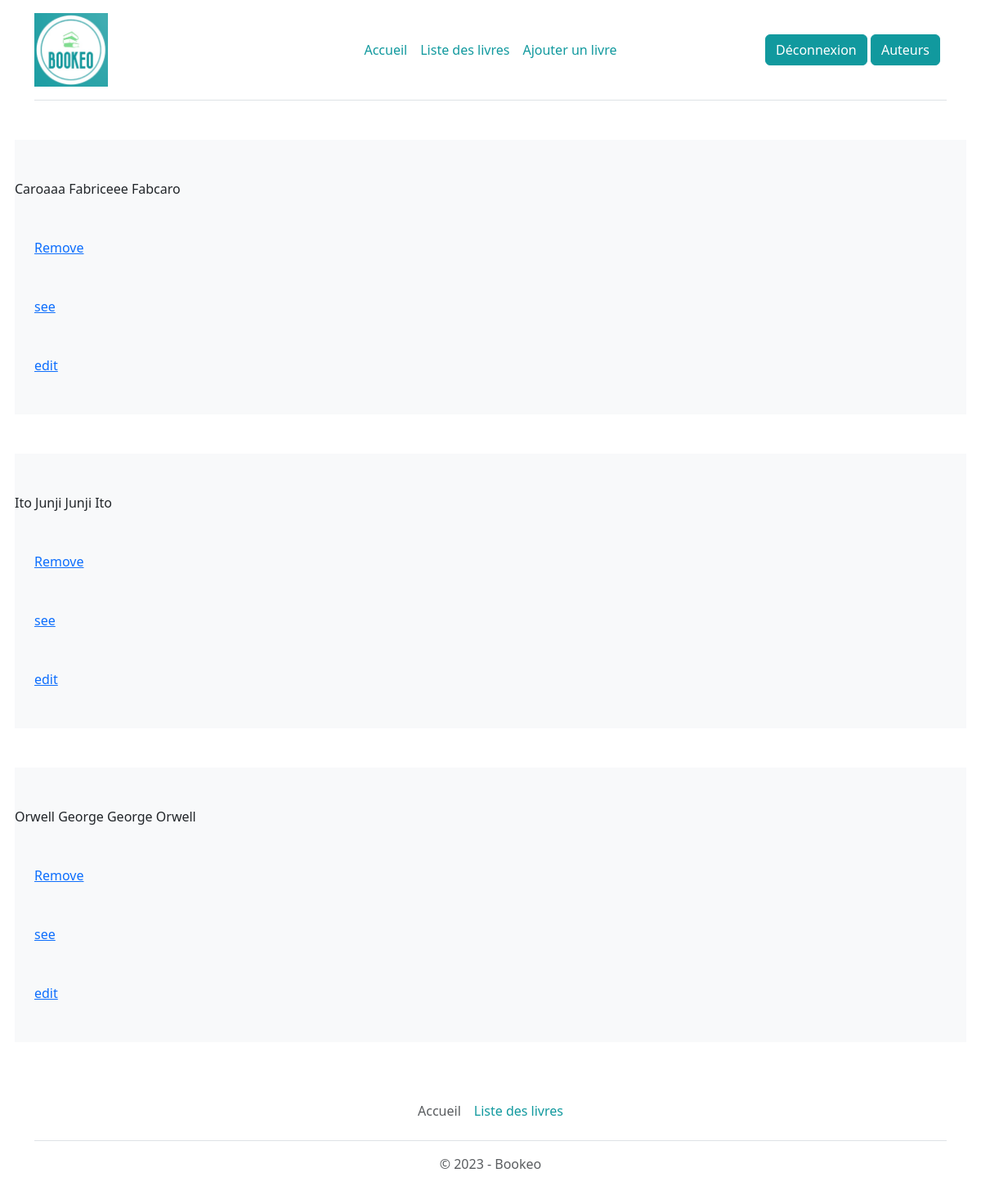
Page /index.php?controller=author&action=list (signed in) on the committed database.
### tables this page shows
CREATE TABLE IF NOT EXISTS `author` (
  `id` int UNSIGNED NOT NULL AUTO_INCREMENT,
  `last_name` varchar(255) NOT NULL,
  `first_name` varchar(255) DEFAULT NULL,
  `nickname` varchar(255) NOT NULL,
  PRIMARY KEY (`id`)
);

### App/Repository/Repository.php (called while the page is built, shortened)
<?php
class Repository
{
    public function __construct()
    {
        $mysql = Mysql::getInstance();
        $this->pdo = $mysql->getPDO();
    }
}

### db_config.php (called while the page is built)
<?php
    return [
        'db_name' => 'projet2',
        'db_user' => 'root',
        'db_password' => '',
        'db_port' => '3306',
        'db_host' => 'localhost'
    ];

### App/Db/Mysql.php (called while the page is built, shortened)
<?php
class Mysql
{
    private $db_name;
    private $db_user;
    private $db_password;
    private $db_port;
    private $db_host;
    private $pdo = null;
    private static $_instance = null;
    private function __construct()
    {
        $conf = require_once _ROOTPATH_.'/db_config.php';
        if (isset($conf['db_name'])) {
            $this->db_name = $conf['db_name'];
        }
        if (isset($conf['db_user'])) {
            $this->db_user = $conf['db_user'];
        }
        if (isset($conf['db_password'])) {
            $this->db_password = $conf['db_password'];
        }
        if (isset($conf['db_port'])) {
            $this->db_port = $conf['db_port'];
        }
        if (isset($conf['db_host'])) {
            $this->db_host = $conf['db_host'];
        }
    }
    public static function getInstance():self
    {
        if (is_null(self::$_instance)) {
            self::$_instance = new Mysql();
        }
        return self::$_instance;
    }
    public function getPDO():\PDO
    {
        if (is_null($this->pdo)) {
            $this->pdo = new \PDO('mysql:dbname=' . $this->db_name . ';charset=utf8;host=' . $this->db_host.':'.$this->db_port, $this->db_user, $this->db_password);
        }
        return $this->pdo;
    }
}

### App/Repository/AuthorRepository.php (called while the page is built, shortened)
<?php
class AuthorRepository extends Repository
{
    public function findAll(): array
    {
        $authorsArray = [];
        $query = $this->pdo->prepare("SELECT * FROM author ORDER BY last_name ASC");
        $query->execute();
        $authors = $query->fetchAll($this->pdo::FETCH_ASSOC);
        if (!empty($authors)) {
            foreach($authors as $author) {
                $authorsArray[] = Author::createAndHydrate($author);
            }
        }
        return $authorsArray;
    }
}

### index.php (called while the page is built, shortened)
<?php
$controller = new Controller();
$controller->route();
?>

### App/Entity/Author.php (called while the page is built, shortened)
<?php
class Author extends Entity
{
    protected ?int $id = null;
    protected ?string $last_name = '';
    protected ?string $first_name = '';
    protected ?string $nickname = '';
    public function getId(): ?int
    {
        return $this->id;
    }
    public function setId(?int $id): self
    {
        $this->id = $id;
        return $this;
    }
    public function getLastName(): ?string
    {
        return $this->last_name;
    }
    public function setLastName(?string $last_name): self
    {
        $this->last_name = $last_name;
        return $this;
    }
    public function getFirstName(): ?string
    {
        return $this->first_name;
    }
    public function setFirstName(?string $first_name): self
    {
        $this->first_name = $first_name;
        return $this;
    }
    public function setNickname(?string $nickname): self
    {
        $this->nickname = $nickname;
        return $this;
    }
    public function getDisplayName(): ?string
    {
        if ($this->nickname) {
            return $this->nickname;
        } else {
            return $this->first_name." ".$this->last_name;
        }
    }
}

### templates/author/list.php (the view, shortened to what this page needs)
<?php
require_once _TEMPLATEPATH_ . '\header.php';
?>
<?php foreach ($authors as $author) : ?>
    <div class="row align-items-start g-5 py-5 my-5 bg-body-tertiary">
        <?php echo $author->getLastName() ?>
        <?php echo $author->getFirstName() ?>
        <?php echo $author->getDisplayName() ?>
        <a href="/index.php?controller=author&action=delete&id=<?php echo $author->getId() ?>">Remove</a>
        <a href="/index.php?controller=author&action=show&id=<?php echo $author->getId() ?>">see</a>
        <a href="/index.php?controller=author&action=edit&id=<?php echo $author->getId() ?>">edit</a>
    </div>
<?php endforeach ?>
<?php require_once _TEMPLATEPATH_ . '\footer.php'; ?>

### assets/css/custom.css (style rules this page uses)
* { margin: 0; padding: 0; }

### rows in the picture
author: last_name "Caroaaa", first_name "Fabriceee", nickname "Fabcaro"
author: last_name "Ito", first_name "Junji", $author->getDisplayName() "Junji Ito"
author: last_name "Orwell", first_name "George", $author->getDisplayName() "George Orwell"
